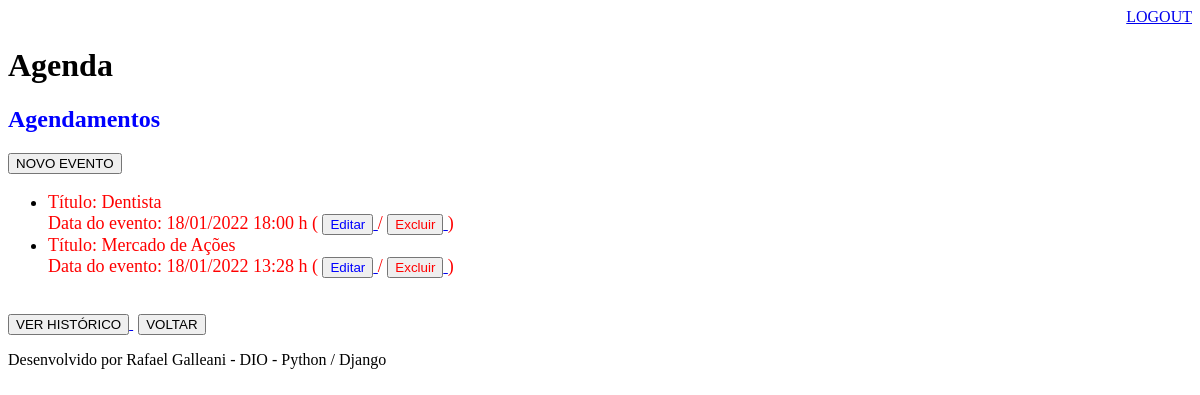
The page /agenda/historico/ (signed in) on the database as committed earlier.
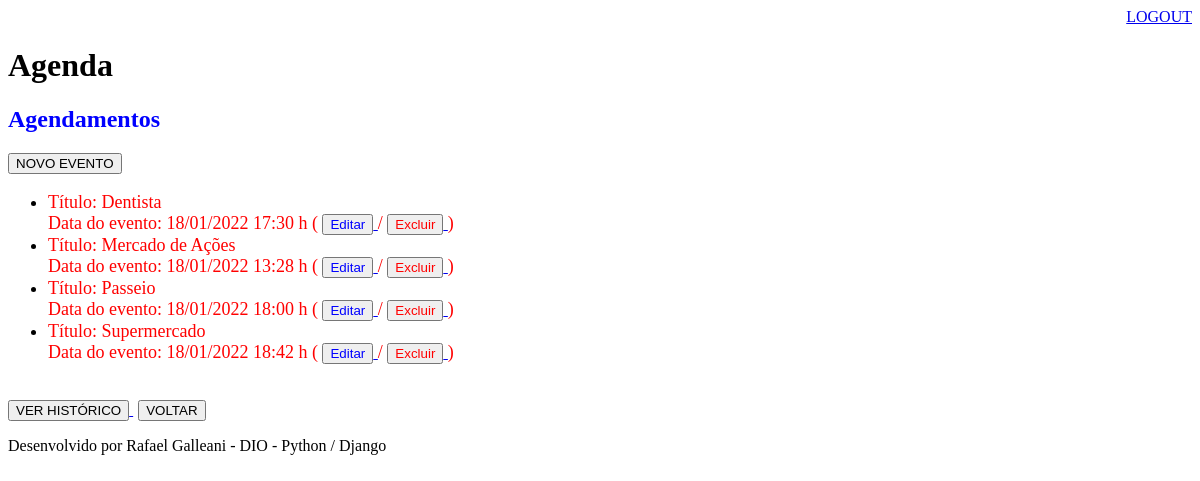
The same page on the database as committed later.
### core/models.py (models this page shows, shortened)
class Evento(models.Model):
    titulo = models.CharField(max_length=100, verbose_name='Título') #CharField = campo de input
    descricao = models.TextField(blank=True, null=True, verbose_name='Descrição') #TextField = Campo TextArea
    data_evento = models.DateTimeField(verbose_name='Data do Evento')    #DataTimeField = campo de data
    data_criacao = models.DateTimeField(auto_now=True, verbose_name='Data de Criação')
    local = models.CharField(blank=True, null=True, max_length=100, verbose_name='Localização')
    usuario = models.ForeignKey(User, on_delete=models.CASCADE, verbose_name='Usuário')
    def get_data_evento(self):
        return self.data_evento.strftime('%d/%m/%Y %H:%M h')
    def get_evento_atrasado(self):
        if self.data_evento < datetime.now():
            return True
        else:
            return False

### core/views.py (the view)
# urls.py: path('agenda/historico/', views.historico),
@login_required(login_url='/login/')
def historico(request):
    usuario = request.user
    data_corte = datetime.now()
    evento = Evento.objects.filter(usuario=usuario,
                                   data_evento__lt=data_corte)
    dados = {'eventos': evento}
    return render(request, 'agenda.html', dados)

### templates/agenda.html
{% extends "model-page.html" %}
{% block content %}
    <h2 style="color: blue"><b>Agendamentos</b></h2>
    <a href="evento/">
        <button type="button">NOVO EVENTO</button>
    </a>
    <ul style="font-size: 18px">
        {% for evento in eventos %}
            <li>
                <div style={% if evento.get_evento_atrasado %} "color: red"
                     {% elif evento.get_evento_next %} "color: blue" {% endif %}>
                    Título: {{ evento.titulo }} <br> Data do evento: {{ evento.get_data_evento }}
                    ( <a href="evento/?id={{ evento.id }}">
                        <button style="color: blue">Editar</button>
                        </a>
                    / <a href="evento/delete/{{ evento.id }}">
                        <button style="color: red">Excluir</button>
                        </a> )
                </div>
            </li>
        {% endfor %}
    </ul>
    <br>
    <a href="http://127.0.0.1:8000/agenda/historico/">
        <button type="button">VER HISTÓRICO</button>
    </a>
    <a href="../">
        <button type="button" style="margin-left: 5px">VOLTAR</button>
    </a>
{% endblock %}

Rows that differ between the two databases and show on the page:
changed Evento "Dentista": get_data_evento "18/01/2022 18:00 h" → "18/01/2022 17:30 h"
now on this page (row edited): Evento: titulo "Passeio", get_data_evento "18/01/2022 18:00 h"
added Evento: titulo "Supermercado", get_data_evento "18/01/2022 18:42 h"
